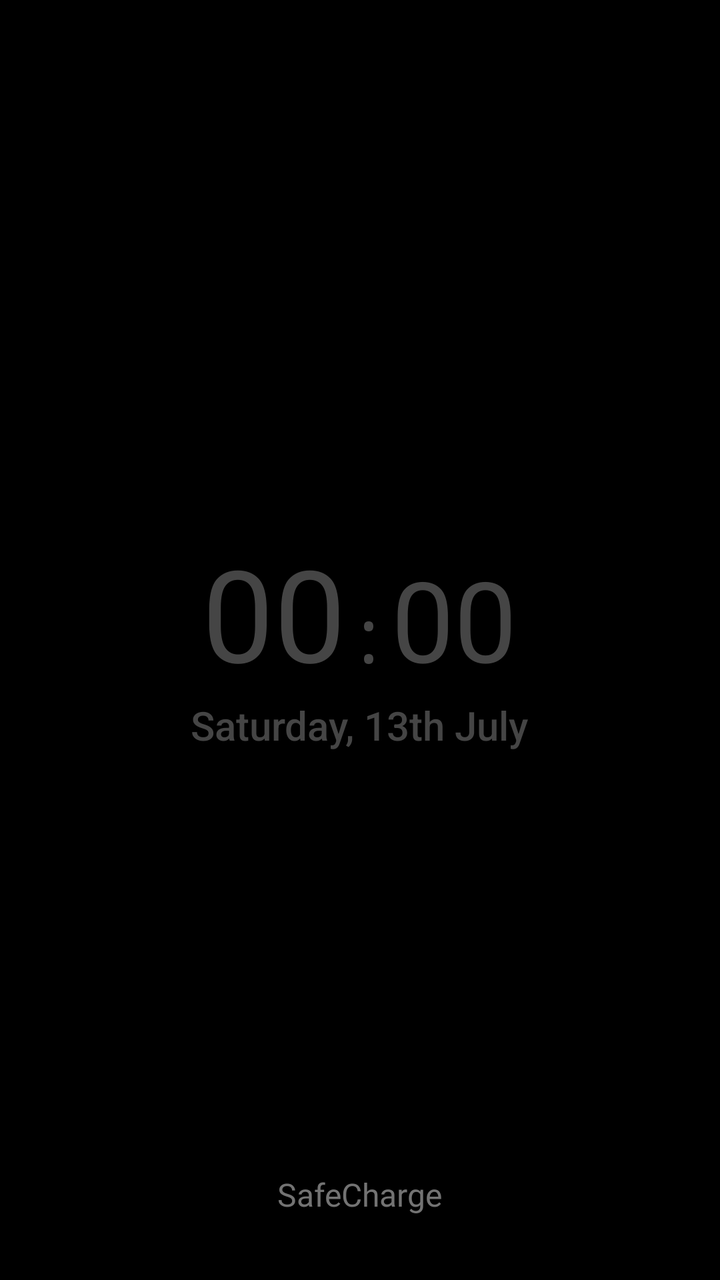
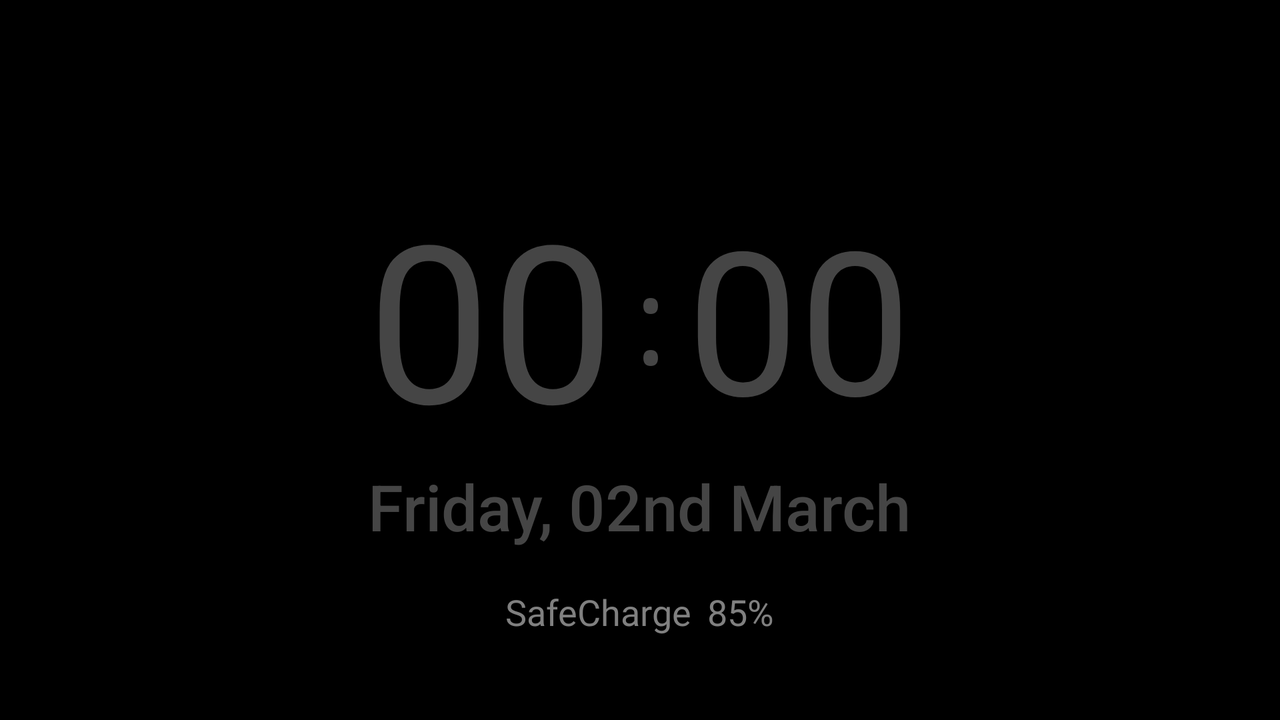

An Android layout and its configuration variant, each rendered on a device that would load it. The default file and the variant file are quoted in full after the pictures.
<!-- AndroidManifest.xml: application theme Theme.App.Starting -->
<!-- res/layout/dream_clock.xml -->
<FrameLayout xmlns:android="http://schemas.android.com/apk/res/android"
    android:id="@+id/dreamRoot"
    android:layout_width="match_parent"
    android:layout_height="match_parent"
    android:background="#000000">

    <LinearLayout
        android:id="@+id/clockContainer"
        android:layout_width="wrap_content"
        android:layout_height="wrap_content"
        android:layout_gravity="center"
        android:gravity="center"
        android:orientation="vertical">

        <LinearLayout
            android:layout_width="wrap_content"
            android:layout_height="wrap_content"
            android:gravity="center"
            android:orientation="horizontal">

            <TextView
                android:id="@+id/clockHourView"
                android:layout_width="wrap_content"
                android:layout_height="wrap_content"
                android:layout_gravity="bottom"
                android:alpha="1"
                android:fontFamily="@font/mb"
                android:text="00"
                android:textColor="#454545"
                android:textSize="64sp" />

            <TextView
                android:id="@+id/clockColonView"
                android:layout_width="wrap_content"
                android:layout_height="wrap_content"
                android:layout_gravity="bottom"
                android:alpha="1"
                android:fontFamily="monospace"
                android:text=":"
                android:textColor="#454545"
                android:textSize="38sp" />

            <TextView
                android:id="@+id/clockMinuteView"
                android:layout_width="wrap_content"
                android:layout_height="wrap_content"
                android:layout_gravity="bottom"
                android:alpha="1"
                android:fontFamily="@font/mb"
                android:text="00"
                android:textColor="#454545"
                android:textSize="56sp" />
        </LinearLayout>

        <TextView
            android:id="@+id/clockDateView"
            android:layout_width="wrap_content"
            android:layout_height="wrap_content"
            android:fontFamily="sans-serif-medium"
            android:gravity="start"
            android:text="Saturday, 13th July"
            android:textColor="#454545"
            android:textSize="20sp" />
    </LinearLayout>

    <TextView
        android:id="@+id/safeChargeLabel"
        android:layout_width="wrap_content"
        android:layout_height="wrap_content"
        android:layout_gravity="bottom|center_horizontal"
        android:layout_marginBottom="32dp"
        android:alpha="0.9"
        android:fontFamily="@font/productsansitalic"
        android:shadowColor="#55000000"
        android:shadowDx="0"
        android:shadowDy="0"
        android:text="SafeCharge"
        android:textColor="#808080"
        android:textSize="16sp" />
</FrameLayout>
<!-- resources referenced by this layout -->
<resources>
  <!-- from res/values-v33/ -->
  <style name="Theme.App.Starting" parent="Theme.SplashScreen">
          
          <item name="windowSplashScreenAnimatedIcon">@drawable/ic_launcher_foreground</item>
          <item name="postSplashScreenTheme">@style/Theme.BatteryWise</item>
          <item name="android:windowSplashScreenBehavior">icon_preferred</item>
      </style>
  <!-- drawable ic_launcher_foreground: vector/xml drawable (drawable, 2480 chars, omitted) -->
</resources>
<!-- res/layout-land/dream_clock.xml (the repository's variant of the layout above) -->
<!-- drawn on the phone turned sideways -->
<FrameLayout xmlns:android="http://schemas.android.com/apk/res/android"
    android:id="@+id/dreamRoot"
    android:layout_width="match_parent"
    android:layout_height="match_parent"
    android:background="#000000">

    <LinearLayout
        android:id="@+id/clockContainer"
        android:layout_width="match_parent"
        android:layout_height="match_parent"
        android:gravity="center"
        android:orientation="vertical"
        android:padding="32dp">

        <LinearLayout
            android:layout_width="wrap_content"
            android:layout_height="wrap_content"
            android:gravity="center"
            android:orientation="horizontal">

            <TextView
                android:id="@+id/clockHourView"
                android:layout_width="wrap_content"
                android:layout_height="wrap_content"
                android:fontFamily="@font/mb"
                android:maxWidth="350dp"
                android:text="00"
                android:textColor="#454545"
                android:textSize="110sp" />

            <TextView
                android:id="@+id/clockColonView"
                android:layout_width="wrap_content"
                android:layout_height="wrap_content"
                android:fontFamily="monospace"
                android:maxWidth="120dp"
                android:text=":"
                android:textColor="#454545"
                android:textSize="60sp" />

            <TextView
                android:id="@+id/clockMinuteView"
                android:layout_width="wrap_content"
                android:layout_height="wrap_content"
                android:fontFamily="@font/mb"
                android:maxWidth="350dp"
                android:text="00"
                android:textColor="#454545"
                android:textSize="100sp" />
        </LinearLayout>

        <TextView
            android:id="@+id/clockDateView"
            android:layout_width="wrap_content"
            android:layout_height="wrap_content"
            android:fontFamily="sans-serif-medium"
            android:gravity="center"
            android:maxWidth="700dp"
            android:text="Friday, 02nd March"
            android:textColor="#454545"
            android:textSize="32sp" />
    </LinearLayout>

    
    <LinearLayout
        android:id="@+id/safeChargeLabelContainer"
        android:layout_width="wrap_content"
        android:layout_height="wrap_content"
        android:layout_gravity="bottom|center_horizontal"
        android:layout_marginBottom="42dp"
        android:orientation="horizontal">

        <TextView
            android:id="@+id/safeChargeLabel"
            android:layout_width="wrap_content"
            android:layout_height="wrap_content"
            android:fontFamily="@font/productsansitalic"
            android:text="SafeCharge"
            android:textColor="#808080"
            android:textSize="18sp" />

        <TextView
            android:id="@+id/batteryPercentLabel"
            android:layout_width="wrap_content"
            android:layout_height="wrap_content"
            android:layout_marginStart="8dp"
            android:fontFamily="@font/productsansitalic"
            android:text="85%"
            android:textColor="#808080"
            android:textSize="18sp" />
    </LinearLayout>
</FrameLayout>
